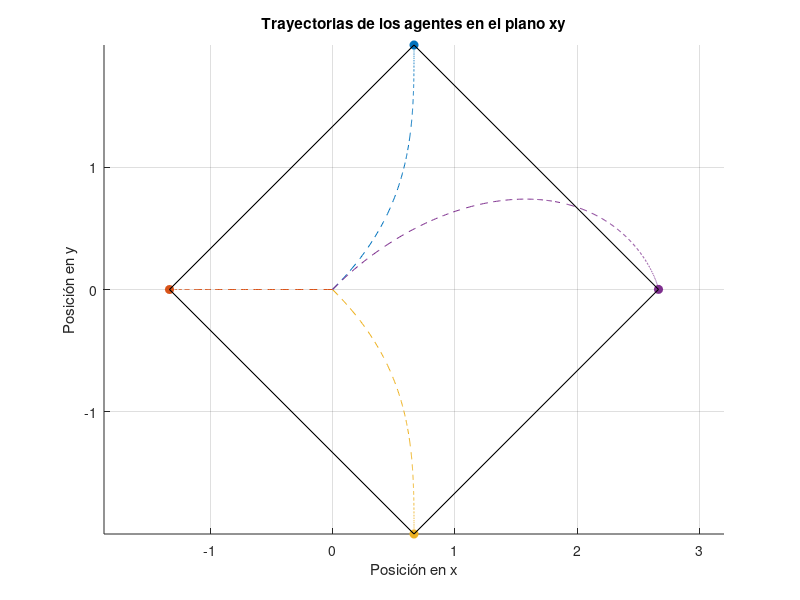

Write MATLAB code to recreate this figure.
clc;
clearvars;
close all;

% Matriz Laplaciana (los pesos son 1, así que usamos directamente la matriz de adyacencia)
L = [1 -1 0 0;
     -1 2 -1 0;
     0 -1 1 0;
     0 0 -1 1];

% Matriz identidad de tamaño 2
I = eye(2);

% Condiciones iniciales para las coordenadas por separado
x_x = [0; 0; 0; 0]; % Coordenadas x
x_y = [0; 0; 0; 0]; % Coordenadas y

% Inicializar el vector combinado
x = zeros(2 * length(x_x), 1);

% Combinar los vectores para la simulación
for i = 1:length(x_x)
    x(2*i-1) = x_x(i);
    x(2*i) = x_y(i);
end
x0=x;

% Posiciones deseadas (deltas)
delta_ji = [0 2; -2 0; 0 -2; 2 0]; % [delta_1; delta_2; delta_3; delta_4]
p_star = zeros(size(x)); % Inicializar el vector de posiciones deseadas

% Convertir las posiciones relativas deseadas a posiciones absolutas
for i = 1:length(delta_ji)
    p_star(2*i-1:2*i) = [x_x(i); x_y(i)] + delta_ji(i, :)';
end

% Parámetros de simulación
Dt = 0.01; % Periodo de muestreo
tiempo = 10; % Tiempo total en segundos
iteraciones = tiempo / Dt;

% Ganancia proporcional
k_p = 1;

% Inicializar la matriz de estados para almacenar los resultados de la simulación
x_forma = zeros(size(x, 1), iteraciones + 1);
x_forma(:, 1) = x;

% Simulación con control de formación
for k = 1:iteraciones
    u = zeros(size(x)); % Inicializar la entrada de control
    for i = 1:size(L, 1)
        for j = 1:size(L, 2)
            if L(i, j) ~= 0 % Verificar si hay una conexión
                % Aplicar control de formación con delta_ji
                u(2*i-1:2*i) = u(2*i-1:2*i) + k_p * (x_forma(2*j-1:2*j, k) - x_forma(2*i-1:2*i, k) - (p_star(2*j-1:2*j) - p_star(2*i-1:2*i)));
            end
        end
    end
    % Aproximación de Euler
    x_forma(:, k+1) = x_forma(:, k) + Dt * u;
end

% Vector de tiempo para graficar
t = linspace(0, tiempo, iteraciones + 1);

P=zeros(2,1);



% Graficar las posiciones de los agentes en el plano xy con sus posiciones finales
figure;
hold on;
num_agents = size(x0, 1) / 2;
colors = lines(num_agents);
for i = 1:num_agents
    plot(x_forma(2*i-1, :) + P(1), x_forma(2*i, :) + P(2), 'DisplayName', ['Agente ' num2str(i)], 'Color', colors(i, :), 'LineStyle', '--');
    plot(x_forma(2*i-1, end) + P(1), x_forma(2*i, end) + P(2), 'o', 'Color', colors(i, :), 'MarkerFaceColor', colors(i, :));
end

% Agregar líneas entre los agentes especificados
plot([x_forma(1,end) + P(1) x_forma(7,end) + P(1)], [x_forma(2,end) + P(2) x_forma(8,end) + P(2)], 'k-'); % Línea entre Agente 1 y Agente 4
plot([x_forma(1,end) + P(1) x_forma(3,end) + P(1)], [x_forma(2,end) + P(2) x_forma(4,end) + P(2)], 'k-'); % Línea entre Agente 1 y Agente 2
plot([x_forma(7,end) + P(1) x_forma(5,end) + P(1)], [x_forma(8,end) + P(2) x_forma(6,end) + P(2)], 'k-'); % Línea entre Agente 4 y Agente 3
plot([x_forma(3,end) + P(1) x_forma(5,end) + P(1)], [x_forma(4,end) + P(2) x_forma(6,end) + P(2)], 'k-'); % Línea entre Agente 2 y Agente 3

hold off;
xlabel('Posición en x');
ylabel('Posición en y');
title('Trayectorias de los agentes en el plano xy');
axis equal;
grid on;

